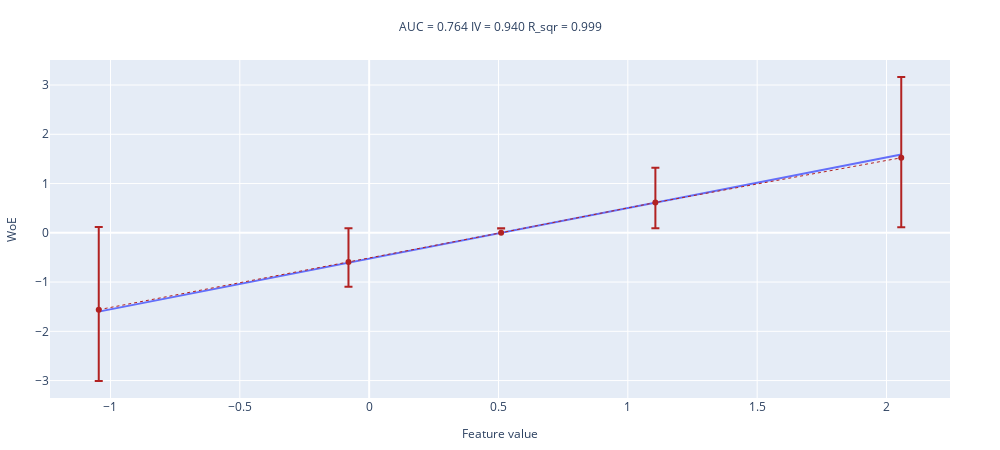

The notebook cell saved with this chart:
### Code cell
noise_std = 1
x = np.concatenate([sps.norm(0, noise_std).rvs(size = sample_size // 2), sps.norm(1, noise_std).rvs(size = sample_size // 2)])
woe_line(values=x, target=y, n_buckets=5)

### Figure 1 — Plotly figure (JSON) as saved in the notebook; plotly's stock layout.template omitted (floating-point values rounded to 4 significant figures)
{"data": [{"mode": "lines", "name": "interpolation_line", "showlegend": false, "type": "scatter", "x": [-1.045, -0.07992, 0.5101, 1.107, 2.057], "y": [-1.6, -0.6071, -0.0001843, 0.6133, 1.591]}, {"error_y": {"array": [-1.449, -0.5024, 0.08971, 0.7078, 1.642], "arrayminus": [-1.681, -0.6856, -0.08571, 0.524, 1.413], "symmetric": false, "type": "data"}, "line": {"color": "firebrick", "dash": "dot", "width": 1}, "name": "WoE", "showlegend": false, "type": "scatter", "x": [-1.045, -0.07992, 0.5101, 1.107, 2.057], "y": [-1.561, -0.5928, 0.002, 0.6146, 1.523]}], "layout": {"height": 450, "margin": {"b": 50, "l": 50, "r": 50, "t": 60}, "title": {"font": {"size": 12}, "text": "AUC = 0.764 IV = 0.940 R_sqr = 0.999 ", "x": 0.5, "xanchor": "center", "y": 0.95, "yanchor": "top"}, "width": 1000, "xaxis": {"title": {"font": {"size": 12}, "text": "Feature value"}}, "yaxis": {"title": {"font": {"size": 12}, "text": "WoE"}}}}
